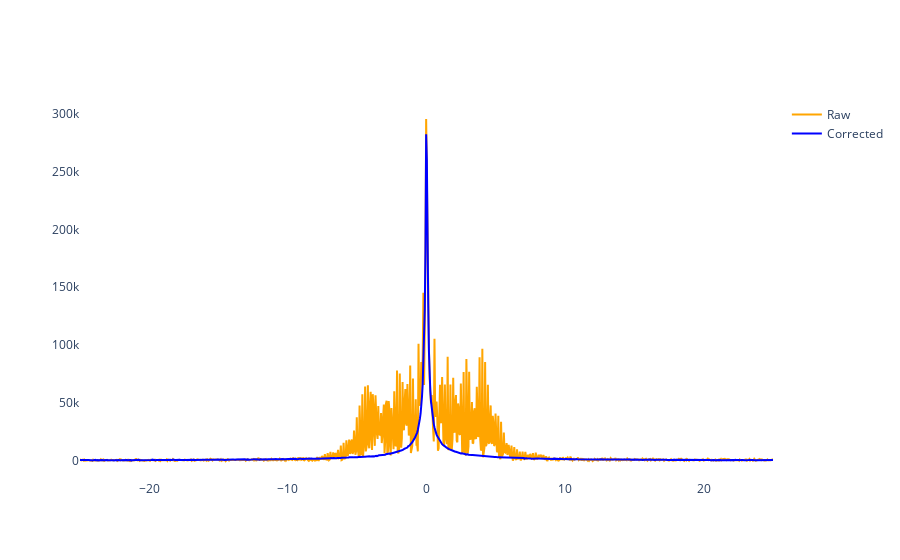

Write notebook code for a chart like this one.
### Markdown cell above
## Plot NMR lines

### Code cell
spec_signal_cor = np.fft.fftshift(np.fft.fft(data_signal_cor, axis=1), axes=1)
spec_signal_raw = np.fft.fftshift(np.fft.fft(data_signal_raw, axis=1), axes=1)
axis_freq = 1e-3 * np.linspace(-0.5 * acq_bandwidth, 0.5 * acq_bandwidth, spec_signal_raw.shape[1])
axis_time = 1e3 * np.arange(spec_signal_raw.shape[1]) / acq_bandwidth

ch = 0

# Interactive plot
fig = go.Figure()
fig.update_layout(plot_bgcolor="white")
line_style = {'color': 'orange', 'width': 2}
fig.add_trace(go.Scatter(x=axis_freq, y=np.abs(spec_signal_raw[ch, :, 0]), line=line_style, name='Raw'))
line_style = {'color': 'blue', 'width': 2}
fig.add_trace(go.Scatter(x=axis_freq, y=np.abs(spec_signal_cor[ch, :, 0]), line=line_style, name='Corrected'))
fig.show()

### Figure 1 — Plotly figure (JSON) as saved in the notebook; plotly's stock layout.template omitted (floating-point values rounded to 4 significant figures; data arrays with more than 128 entries replaced by an {"elided": "..."} marker saying what was removed)
{"data": [{"line": {"color": "orange", "width": 2}, "name": "Raw", "type": "scatter", "x": {"elided": "1000 float values"}, "y": {"elided": "1000 float values"}}, {"line": {"color": "blue", "width": 2}, "name": "Corrected", "type": "scatter", "x": {"elided": "1000 float values"}, "y": {"elided": "1000 float values"}}], "layout": {"plot_bgcolor": "white"}}
